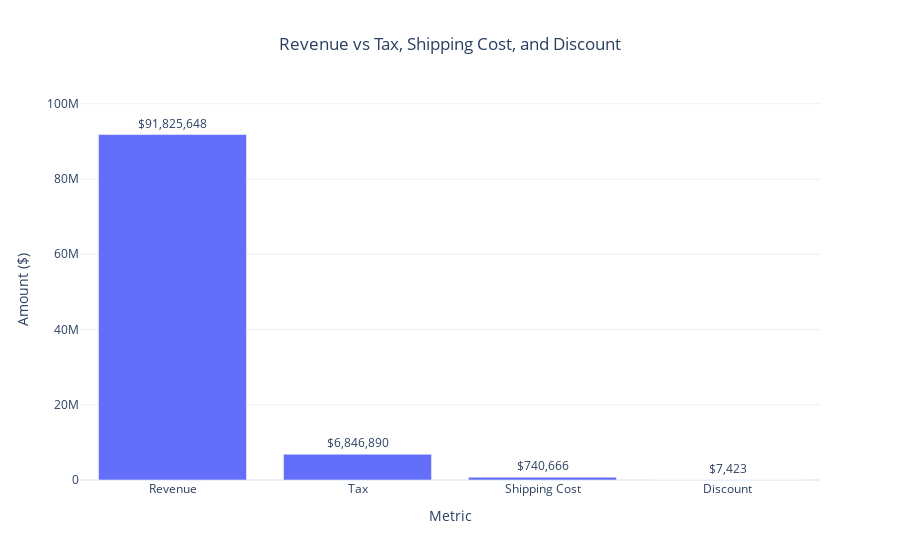

Notebook code for this chart:
### Markdown cell above
Revenue vs Tax, Shipping Cost, and Discount

### Code cell
# Aggregate totals
metrics = {
    'Revenue': df['total_amount'].sum(),
    'Tax': df['tax'].sum(),
    'Shipping Cost': df['shipping_cost'].sum(),
    'Discount': df['discount'].sum()
}

# Convert to DataFrame for plotting
metrics_df = pd.DataFrame({
    'Metric': list(metrics.keys()),
    'Amount': list(metrics.values())
})

# Plot bar chart
fig4 = px.bar(
    metrics_df,
    x='Metric',
    y='Amount',
    text='Amount',
    title="Revenue vs Tax, Shipping Cost, and Discount",
    labels={'Amount': 'Amount ($)'}
)

fig4.update_traces(texttemplate='$%{y:,.0f}', textposition='outside')
fig4.update_layout(
    yaxis=dict(range=[0, max(metrics_df['Amount'])*1.1]),
    title_x=0.5,
    template='plotly_white'
)

fig4.show()
fig4.write_html("../visuals/revenue_comparision.html")

### Figure 1 — Plotly figure (JSON) as saved in the notebook; plotly's stock layout.template omitted (floating-point values rounded to 4 significant figures)
{"data": [{"hovertemplate": "Metric=%{x}<br>Amount ($)=%{text}<extra></extra>", "legendgroup": "", "marker": {"color": "#636efa", "pattern": {"shape": ""}}, "name": "", "orientation": "v", "showlegend": false, "text": [91830000.0, 6847000.0, 740700.0, 7423.0], "textposition": "outside", "texttemplate": "$%{y:,.0f}", "type": "bar", "x": ["Revenue", "Tax", "Shipping Cost", "Discount"], "xaxis": "x", "y": [91830000.0, 6847000.0, 740700.0, 7423.0], "yaxis": "y"}], "layout": {"barmode": "relative", "legend": {"tracegroupgap": 0}, "title": {"text": "Revenue vs Tax, Shipping Cost, and Discount", "x": 0.5}, "xaxis": {"anchor": "y", "domain": [0, 1], "title": {"text": "Metric"}}, "yaxis": {"anchor": "x", "domain": [0, 1], "range": [0, 101000000.0], "title": {"text": "Amount ($)"}}}}
